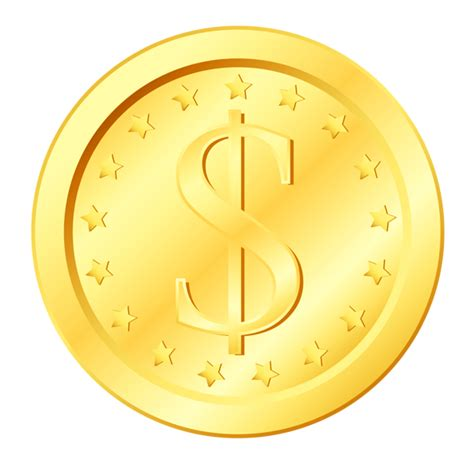
#> input picture coin2.png, 474 x 462 px, given in place of remove-photos-background-removed.png, which was not available
$ python create_image.py
#> lines starting #> are read from the running program, lines starting #| are printed output that depends on the picture
from turtle import *
from time import sleep
from tkinter import messagebox
import random
import sys, os
from PIL import Image

# --- 1. Image Processing Settings (PIL) ---
# IMPORTANT: Change the path to your actual image file location
try:
    #path = r"E:\YT\images\john.png"
    path = textinput("Enter the image file path", "Enter Path:")
    if os.path.exists(path) == False:
        raise FileNotFoundError
except:
    path = r"E:\YT\images\remove-photos-background-removed.png"

scale = 1      # Scale down the image (0.5 means 1/2 size - faster!)
dot_size = 2     # Size of the dot (pixel) on the Turtle canvas

# Open, convert, and resize the image
try:
    # 1. Open the image
    img = Image.open(path)
#> img is the input picture: PIL image 474x462 RGB; mean R, G, B 252.1, 238.6, 171.4
    # 2. Convert to Grayscale ('L' mode - Luminosity)
    img = img.convert("L")
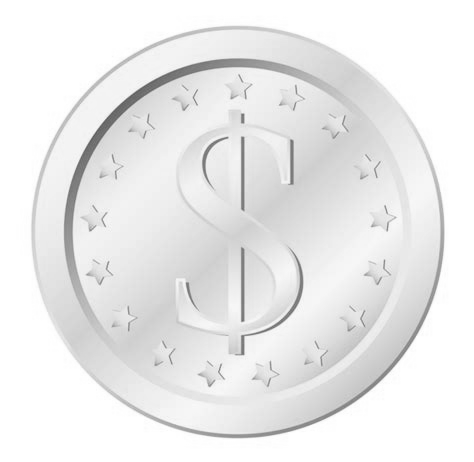
#> img: PIL image 474x462 L; min 87, max 255, mean 235
    # 3. Convert back to RGB for Turtle drawing (R=G=B for grayscale)
    img = img.convert("RGB")
#> img: PIL image 474x462 RGB
except FileNotFoundError:
    print(f"Error: Image file not found at {path}. Please check the path and file name.")
    sys.exit()

#> (the run stopped early here; a loop or call above may not have finished)

$ run again, on coin5.png
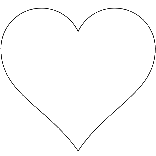
#> input picture coin5.png, 156 x 156 px, given in place of remove-photos-background-removed.png, which was not available
#> img is the input picture: PIL image 156x156 RGBA; mean R, G, B, A 1, 1, 1, 4.1
#> `img = img.convert("L")`:
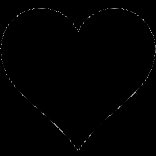
#> img: PIL image 156x156 L; min 0, max 170, mean 1
